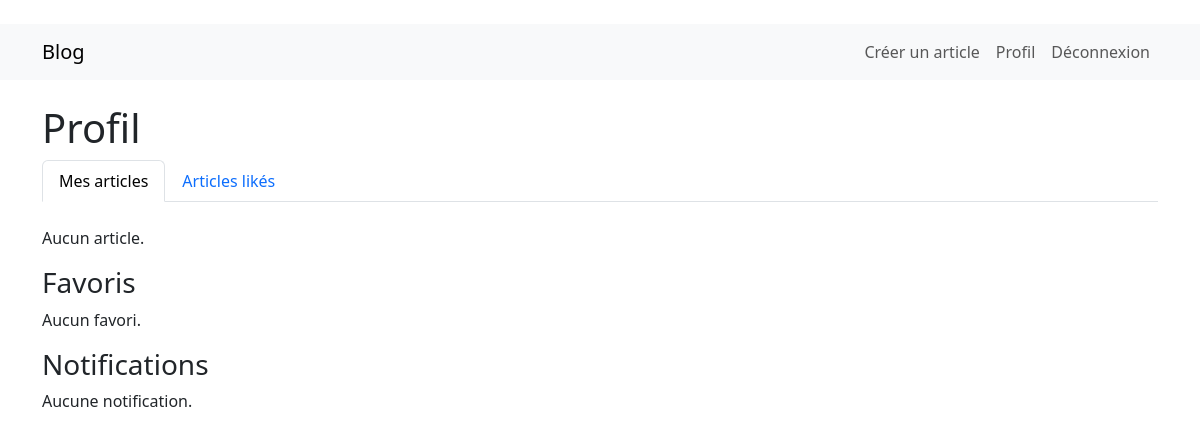
The page /profile/ (signed in) on the database as committed earlier.
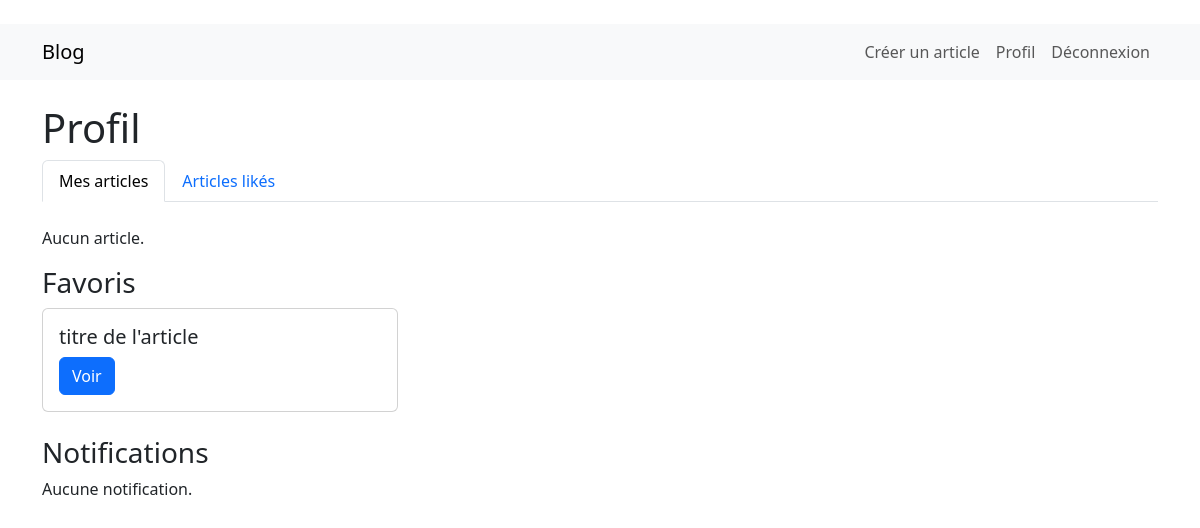
The same page on the database as committed later.
### blog/models.py (models this page shows, shortened)
class Favorite(models.Model):
    user = models.ForeignKey(User, on_delete=models.CASCADE)
    article = models.ForeignKey(Article, on_delete=models.CASCADE)
    class Meta:
        unique_together = ('user', 'article')

class Article(models.Model):
    title = models.CharField(max_length=200)
    content = models.TextField()
    author = models.ForeignKey(User, on_delete=models.CASCADE)
    category = models.ForeignKey(Category, on_delete=models.SET_NULL, null=True)
    tags = models.ManyToManyField(Tag)
    created_at = models.DateTimeField(auto_now_add=True)
    updated_at = models.DateTimeField(auto_now=True)
    views = models.PositiveIntegerField(default=0)
    likes = models.ManyToManyField(User, related_name='liked_articles', blank=True)

### blog/views.py (the view)
# urls.py: path('profile/', views.user_profile, name='profile'),
@login_required
def user_profile(request):
    tab = request.GET.get('tab', 'articles')
    if tab == 'likes':
        articles = request.user.liked_articles.all()
    else:
        articles = Article.objects.filter(author=request.user)
    favorites = Favorite.objects.filter(user=request.user).select_related('article')
    notifications = Notification.objects.filter(user=request.user).order_by('-created_at')
    return render(request, 'blog/profile.html', {
        'articles': articles,
        'favorites': favorites,
        'notifications': notifications,
        'tab': tab,
    })

### blog/templates/blog/profile.html
﻿{% extends 'blog/base.html' %}
{% block content %}
    <h1>Profil</h1>
    <ul class="nav nav-tabs mb-4">
        <li class="nav-item">
            <a class="nav-link {% if tab == 'articles' %}active{% endif %}" href="?tab=articles">Mes articles</a>
        </li>
        <li class="nav-item">
            <a class="nav-link {% if tab == 'likes' %}active{% endif %}" href="?tab=likes">Articles likés</a>
        </li>
    </ul>
    <div class="row">
        {% for article in articles %}
            <div class="col-md-4 mb-4">
                <div class="card">
                    <div class="card-body">
                        <h5 class="card-title">{{ article.title }}</h5>
                        <a href="{% url 'article_detail' article.id %}" class="btn btn-primary">Voir</a>
                    </div>
                </div>
            </div>
        {% empty %}
            <p>Aucun article.</p>
        {% endfor %}
    </div>
    <h3>Favoris</h3>
    <div class="row">
        {% for favorite in favorites %}
            <div class="col-md-4 mb-4">
                <div class="card">
                    <div class="card-body">
                        <h5 class="card-title">{{ favorite.article.title }}</h5>
                        <a href="{% url 'article_detail' favorite.article.id %}" class="btn btn-primary">Voir</a>
                    </div>
                </div>
            </div>
        {% empty %}
            <p>Aucun favori.</p>
        {% endfor %}
    </div>
    <h3>Notifications</h3>
    {% for notification in notifications %}
        <div class="alert alert-{% if notification.is_read %}secondary{% else %}info{% endif %}">
            {{ notification.message }} - {{ notification.created_at }}
        </div>
    {% empty %}
        <p>Aucune notification.</p>
    {% endfor %}
{% endblock %}

Rows that differ between the two databases and show on the page:
added Favorite: article "titre de l'article"
Other text that changed with them:
text no longer shown: "Aucun favori."
